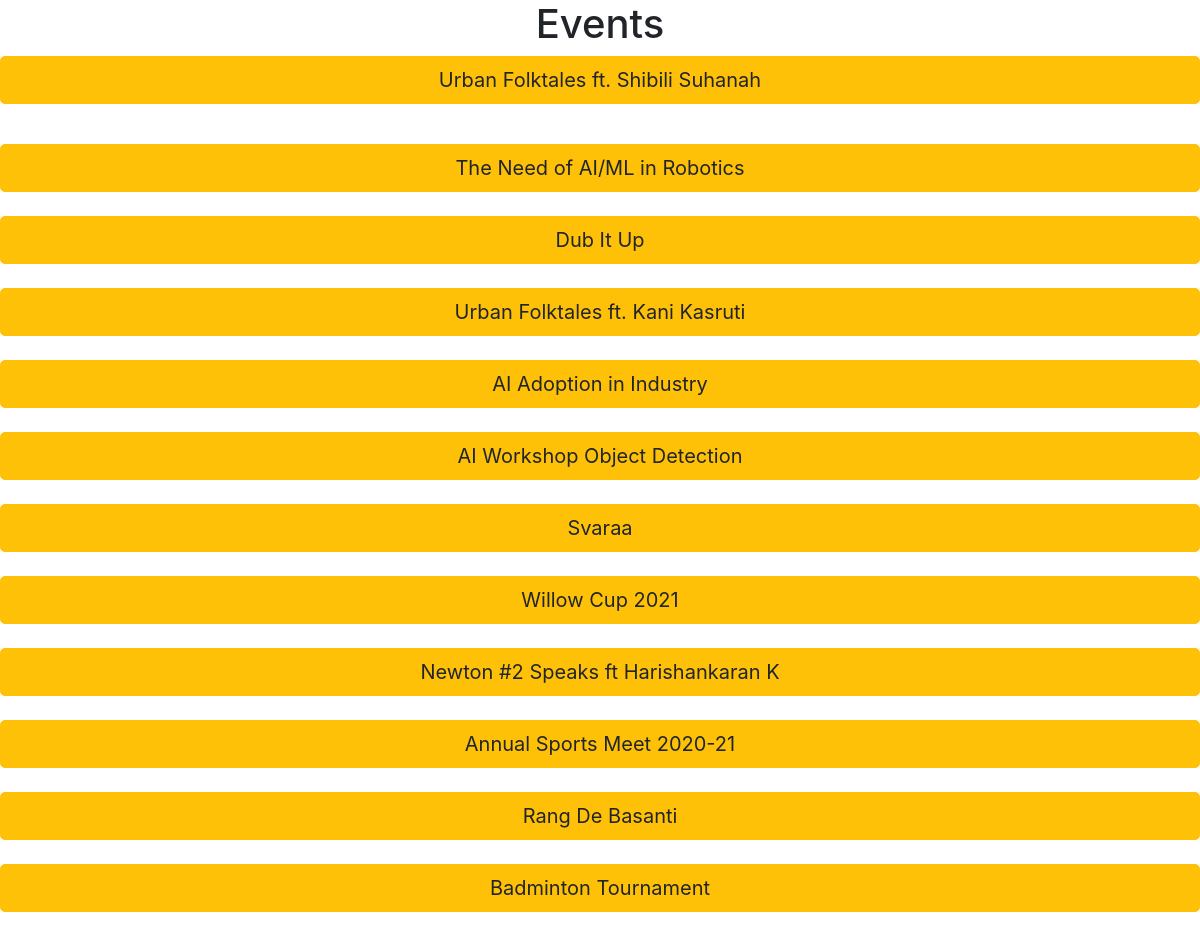
/Homepage/details.php, run on the app's committed database.
### tables this page shows
CREATE TABLE IF NOT EXISTS `events` (
  `Event_Id` int(11) NOT NULL AUTO_INCREMENT,
  `Event_Name` varchar(128) NOT NULL,
  `Event_Date` date NOT NULL,
  `Event_Start_Time` time DEFAULT NULL,
  `Description` varchar(4096) NOT NULL,
  `Event_End_Time` time DEFAULT NULL,
  `Event_Limit` int(11) DEFAULT NULL,
  `Event_Type_Id` int(11) NOT NULL,
  `Location_Id` int(11) NOT NULL,
  `Status_Id` int(11) NOT NULL,
  `Picture` varchar(100) DEFAULT NULL,
  `fee` int(1) UNSIGNED NOT NULL,
  PRIMARY KEY (`Event_Id`),
  KEY `Event_Type_Id` (`Event_Type_Id`),
  KEY `Location_Id` (`Location_Id`),
  KEY `Status_Id` (`Status_Id`)
);

### Homepage/details.php (the view, shortened to what this page needs)
<!DOCTYPE html>
<html lang="en">
<head>
    <link rel="stylesheet" href="css/bootstrap.min.css">
</head>
<body>
    <h1><center>Events</center></h1>
<?php
    $connect=mysqli_connect('localhost','root','','event_management_nitc');
    if(mysqli_connect_errno($connect))
    {
        echo 'Failed to connect to database: '.mysqli_connect_error();
    }
    else
    {
        $query1=mysqli_query($connect,"select e.Event_Name,e.Event_Date, L.Location_Name, S.Status
        from events as e
        join event_location as L
        join event_status as S where e.Location_Id=L.Location_Id and e.Status_Id=S.Status_Id and e.Event_Date >=CURDATE()
        order by e.Event_Date") or die("Error: " . mysqli_error($connect));
        $count=0;
        echo '<p style="text-align:left">';
        while($row1=mysqli_fetch_array($query1))
        {
  ?>
          <a class="btn btn-warning btn-lg btn-block" data-toggle="collapse" text-align: left href="#collapseExample_<?php echo $count; ?>"  role="button" aria-expanded="false" aria-controls="collapseExample">
        <?php
          echo $row1[0];
          echo "</a>";
  ?>
          <div class="collapse" id="collapseExample_<?php echo $count; ?>" >
          <?php
          echo "</div> <br>";
          $count=$count+1;
        }
        echo '</p>';
    }
?>
</body>
</html>

### Homepage/details.php (style rules this page uses)
body { background-color: whitesmoke; text-align: center; }

### data on the page
events: Event_Name "Urban Folktales ft. Shibili Suhanah"
events: Event_Name "The Need of AI/ML in Robotics"
events: Event_Name "Dub It Up"
events: Event_Name "Urban Folktales ft. Kani Kasruti"
events: Event_Name "AI Adoption in Industry"
events: Event_Name "AI Workshop Object Detection"
events: Event_Name "Svaraa"
events: Event_Name "Willow Cup 2021"
events: Event_Name "Newton #2 Speaks ft Harishankaran K"
events: Event_Name "Annual Sports Meet 2020-21"
events: Event_Name "Rang De Basanti"
events: Event_Name "Badminton Tournament"
